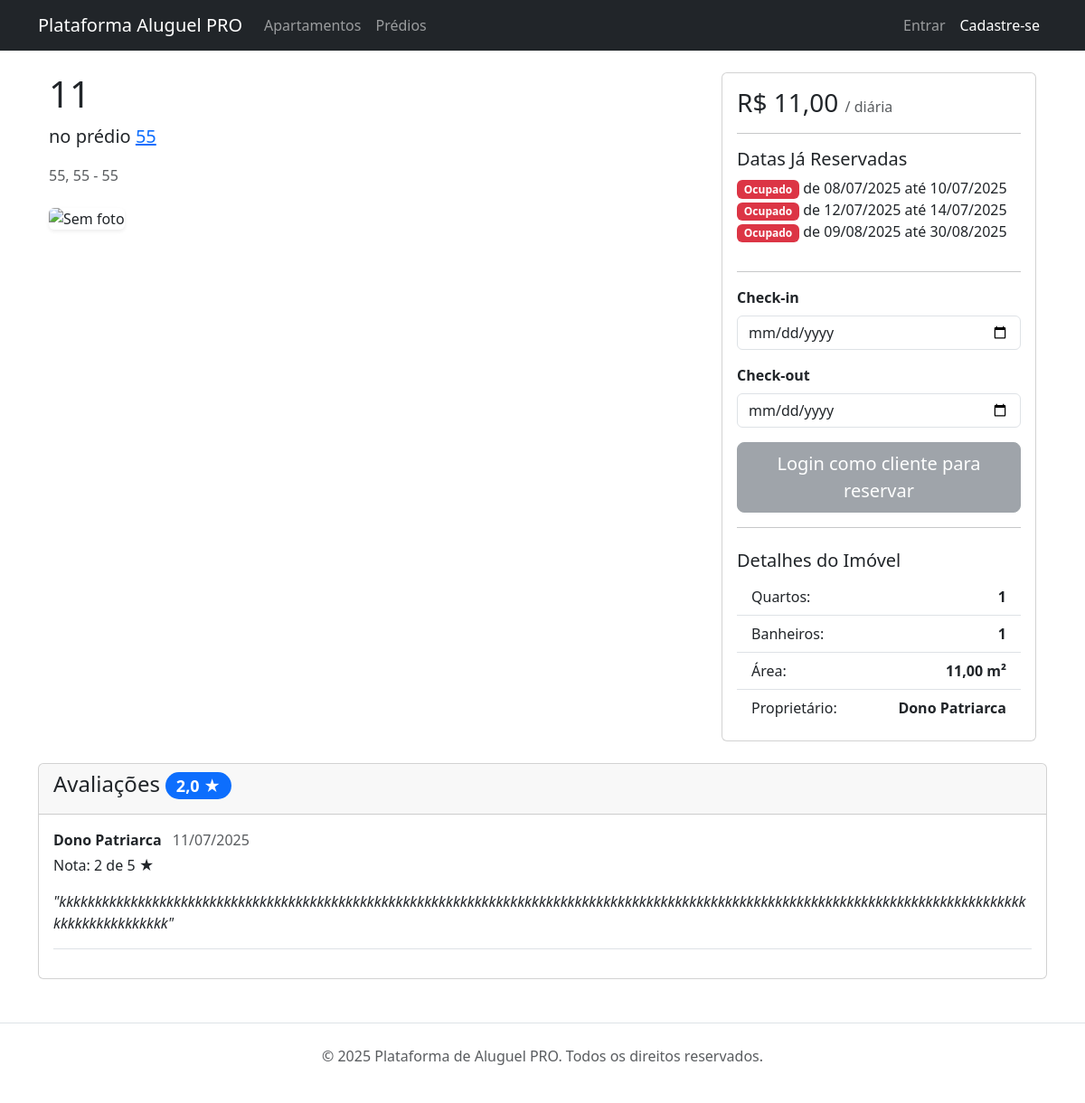
Page /apartamentos/apartamento/42/ on the committed database.
### apartamentos/models.py (models this page shows, shortened)
class Apartamento(models.Model):
    predio = models.ForeignKey(Predio, on_delete=models.CASCADE, related_name='apartamentos', verbose_name=_("prédio / condomínio"))
    proprietario = models.ForeignKey(settings.AUTH_USER_MODEL, on_delete=models.CASCADE, related_name='meus_apartamentos', verbose_name=_("proprietário"))
    titulo = models.CharField(_("identificador da unidade"), max_length=100)
    descricao = models.TextField(_("descrição da unidade"), blank=True)
    numero_quartos = models.PositiveIntegerField(_("número de quartos"), default=1)
    numero_banheiros = models.PositiveIntegerField(_("número de banheiros"), default=1)
    area_m2 = models.DecimalField(_("área (m²)"), max_digits=7, decimal_places=2)
    preco_diaria = models.DecimalField(_("preço da diária (R$)"), max_digits=10, decimal_places=2)
    foto_principal = models.ImageField(_("foto principal da unidade"), upload_to='apartamentos/fotos_principais/%Y/%m/%d/', blank=True, null=True)
    disponivel = models.BooleanField(_("disponível para aluguel?"), default=True)
    comodidades = models.ManyToManyField(Comodidade, blank=True, verbose_name=_("comodidades da unidade"))
    data_cadastro = models.DateTimeField(_("data de cadastro"), auto_now_add=True)
    data_atualizacao = models.DateTimeField(_("data de atualização"), auto_now=True)
    class Meta:
        verbose_name = _("Apartamento / Unidade"); verbose_name_plural = _("Apartamentos / Unidades"); ordering = ['predio', 'titulo']

class Predio(models.Model):
    proprietario = models.ForeignKey(settings.AUTH_USER_MODEL, on_delete=models.CASCADE, related_name='predios', verbose_name=_("proprietário"))
    nome = models.CharField(_("nome do prédio/condomínio"), max_length=255)
    endereco_completo = models.CharField(_("endereço completo"), max_length=255)
    cidade = models.CharField(_("cidade"), max_length=100)
    estado = models.CharField(_("estado (UF)"), max_length=2)
    cep = models.CharField(_("CEP"), max_length=9)
    foto_fachada = models.ImageField(_("foto da fachada"), upload_to='predios/fachadas/%Y/%m/%d/', blank=True, null=True)
    data_cadastro = models.DateTimeField(_("data de cadastro"), auto_now_add=True)
    class Meta:
        verbose_name = _("Prédio / Condomínio"); verbose_name_plural = _("Prédios / Condomínios"); ordering = ['nome']

class Reserva(models.Model):
    class StatusReserva(models.TextChoices):
        PENDENTE = 'PENDENTE', _('Pendente')
        CONFIRMADA = 'CONFIRMADA', _('Confirmada')
        CANCELADA = 'CANCELADA', _('Cancelada')
    apartamento = models.ForeignKey(Apartamento, on_delete=models.CASCADE, related_name='reservas')
    hospede = models.ForeignKey(settings.AUTH_USER_MODEL, on_delete=models.CASCADE, related_name='reservas')
    data_checkin = models.DateField(_("data de check-in"))
    data_checkout = models.DateField(_("data de check-out"))
    status = models.CharField(_("status"), max_length=20, choices=StatusReserva.choices, default=StatusReserva.PENDENTE)
    data_reserva = models.DateTimeField(_("data da reserva"), auto_now_add=True)
    class Meta:
        verbose_name = _("Reserva"); verbose_name_plural = _("Reservas"); ordering = ['-data_reserva']

class Avaliacao(models.Model):
    reserva = models.OneToOneField(
        Reserva,
        on_delete=models.CASCADE,
        related_name='avaliacao'
    )
    nota = models.IntegerField(
        validators=[MinValueValidator(1), MaxValueValidator(5)],
        help_text="Nota de 1 a 5"
    )
    comentario = models.TextField(
        max_length=500,
        blank=True,
        null=True,
        help_text="Deixe seu comentário sobre a estadia."
    )
    data_avaliacao = models.DateTimeField(auto_now_add=True)

### apartamentos/views.py (the view, shortened to what this page needs)
# urls.py: path('apartamento/<int:pk>/', ApartamentoDetailView.as_view(), name='detalhe_apartamento'),
class ApartamentoDetailView(FormMixin, DetailView):
    model = Apartamento
    template_name = 'apartamentos/apartamento_detail.html'
    context_object_name = 'apartamento'
    form_class = ReservaForm
    def get_context_data(self, **kwargs):
        context = super().get_context_data(**kwargs)
        context['form'] = self.get_form()
        status_bloqueantes = [Reserva.StatusReserva.CONFIRMADA, Reserva.StatusReserva.PENDENTE]
        context['datas_ocupadas'] = self.object.reservas.filter(status__in=status_bloqueantes).order_by('data_checkin')
        apartamento = self.get_object()
        avaliacoes = Avaliacao.objects.filter(reserva__apartamento=apartamento).order_by('-data_avaliacao')
        nota_media = avaliacoes.aggregate(Avg('nota'))['nota__avg']
        context['avaliacoes'] = avaliacoes
        context['nota_media'] = nota_media
        return context
    def get_form_kwargs(self):
        kwargs = super().get_form_kwargs()
        kwargs['apartamento'] = self.get_object()
        return kwargs
    def get_queryset(self):
        return super().get_queryset().select_related('predio', 'proprietario').prefetch_related('fotos', 'comodidades')

### apartamentos/forms.py (shortened to what this page needs)
class ReservaForm(forms.ModelForm):
    class Meta:
        model = Reserva
        fields = ['data_checkin', 'data_checkout']
        widgets = {
            'data_checkin': forms.DateInput(attrs={'type': 'date', 'class': 'form-control'}),
            'data_checkout': forms.DateInput(attrs={'type': 'date', 'class': 'form-control'}),
        }
    def __init__(self, *args, **kwargs):
        self.apartamento = kwargs.pop('apartamento', None)
        super().__init__(*args, **kwargs)

### apartamentos/templates/apartamentos/apartamento_detail.html (shortened to what this page needs)
{% extends 'base.html' %}
{% load static %}
{% block content %}
<div class="container mt-4">
    <div class="row">
        <div class="col-lg-8">
            <div class="mb-4">
                <h1>{{ apartamento.titulo }}</h1>
                <p class="lead">
                    no prédio <a href="{% url 'apartamentos:detalhe_predio' pk=apartamento.predio.pk %}">{{ apartamento.predio.nome }}</a>
                </p>
                <p class="text-muted">
                     {{ apartamento.predio.endereco_completo }}, {{ apartamento.predio.cidade }} - {{ apartamento.predio.estado }}
                </p>
            </div>
            {% with fotos=apartamento.fotos.all %}
                {% if fotos %}
                    <div id="galeriaApartamento" class="carousel slide shadow-sm rounded mb-4" data-bs-ride="carousel">
                        <div class="carousel-inner">
                            {% for foto in fotos %}
                                <div class="carousel-item {% if forloop.first %}active{% endif %}">
                                    <img src="{{ foto.imagem.url }}" class="d-block w-100" style="aspect-ratio: 16/9; object-fit: cover;" alt="Foto do apartamento">
                                </div>
                            {% endfor %}
                        </div>
                        <button class="carousel-control-prev" type="button" data-bs-target="#galeriaApartamento" data-bs-slide="prev">
                            <span class="carousel-control-prev-icon" aria-hidden="true"></span>
                            <span class="visually-hidden">Anterior</span>
                        </button>
                        <button class="carousel-control-next" type="button" data-bs-target="#galeriaApartamento" data-bs-slide="next">
                            <span class="carousel-control-next-icon" aria-hidden="true"></span>
                            <span class="visually-hidden">Próxima</span>
                        </button>
                    </div>
                {% else %}
                    <img src="{% static 'images/placeholder.png' %}" class="img-fluid rounded shadow-sm mb-4" alt="Sem foto">
                {% endif %}
            {% endwith %}
        </div>
        <div class="col-lg-4">
            <div class="card sticky-top" style="top: 2rem;">
                <div class="card-body">
                    <h3 class="card-title">
                        R$ {{ apartamento.preco_diaria|floatformat:2 }}
                        <span class="fs-6 text-muted">/ diária</span>
                    </h3>
                    <hr>
                    {% if datas_ocupadas %}
                        <h5 class="card-title">Datas Já Reservadas</h5>
                        <div style="max-height: 150px; overflow-y: auto;" class="mb-3">
                            <ul class="list-unstyled">
                                {% for reserva in datas_ocupadas %}
                                    <li>
                                        <span class="badge bg-danger">Ocupado</span>
                                        de {{ reserva.data_checkin|date:"d/m/Y" }}
                                        até {{ reserva.data_checkout|date:"d/m/Y" }}
                                    </li>
                                {% endfor %}
                            </ul>
                        </div>
                        <hr>
                    {% endif %}
                    <form method="post">
                        <div class="mb-3">
                            <label for="{{ form.data_checkin.id_for_label }}" class="form-label fw-bold">Check-in</label>
                            {{ form.data_checkin }}
                        </div>
                        <div class="mb-3">
                            <label for="{{ form.data_checkout.id_for_label }}" class="form-label fw-bold">Check-out</label>
                            {{ form.data_checkout }}
                        </div>
                        <div class="d-grid">
                            {% if perms.apartamentos.add_reserva %}
                                <button type="submit" class="btn btn-success btn-lg">Solicitar Reserva</button>
                            {% else %}
                                <button type="button" class="btn btn-secondary btn-lg" disabled>Login como cliente para reservar</button>
                            {% endif %}
                        </div>
                    </form>
                    <hr>
                    <h5 class="card-title mt-4">Detalhes do Imóvel</h5>
                    <ul class="list-group list-group-flush">
                        <li class="list-group-item d-flex justify-content-between"><span>Quartos:</span> <strong>{{ apartamento.numero_quartos }}</strong></li>
                        <li class="list-group-item d-flex justify-content-between"><span>Banheiros:</span> <strong>{{ apartamento.numero_banheiros }}</strong></li>
                        <li class="list-group-item d-flex justify-content-between"><span>Área:</span> <strong>{{ apartamento.area_m2 }} m²</strong></li>
                        <li class="list-group-item d-flex justify-content-between"><span>Proprietário:</span> <strong>{{ apartamento.proprietario.get_full_name|default:apartamento.proprietario.username }}</strong></li>
                    </ul>
                </div>
            </div>
        </div>
    </div>
</div>
<div class="card mt-4">
    <div class="card-header">
        <h4>
            Avaliações
            {% if nota_media %}
                <span class="badge bg-primary rounded-pill">{{ nota_media|floatformat:1 }} ★</span>
            {% endif %}
        </h4>
    </div>
    <div class="card-body">
        {% for avaliacao in avaliacoes %}
            <div class="border-bottom pb-3 mb-3">
                <strong>{{ avaliacao.reserva.hospede.get_full_name|default:avaliacao.reserva.hospede.username }}</strong>
                <span class="text-muted ms-2">{{ avaliacao.data_avaliacao|date:"d/m/Y" }}</span>
                <p class="mt-1">Nota: {{ avaliacao.nota }} de 5 ★</p>
                <p class="mb-0"><em>"{{ avaliacao.comentario }}"</em></p>
            </div>
        {% empty %}
            <p>Este imóvel ainda não recebeu avaliações.</p>
        {% endfor %}
    </div>
</div>
{% endblock content %}

### rows in the picture
Apartamento: titulo "11", predio.nome "55", predio.endereco_completo "55", predio.cidade "55", predio.estado "55", preco_diaria "11,00", numero_quartos "1", numero_banheiros "1", area_m2 "11,00", proprietario.get_full_name "Dono Patriarca"
Reserva: data_checkin "08/07/2025", data_checkout "10/07/2025"
Reserva: data_checkin "12/07/2025", data_checkout "14/07/2025"
Reserva: data_checkin "09/08/2025", data_checkout "30/08/2025"
Avaliacao: reserva.hospede.get_full_name "Dono Patriarca", data_avaliacao "11/07/2025", nota "2", comentario "kkkkkkkkkkkkkkkkkkkkkkkkkkkkkkkkkkkkkkkkkkkkkkkkkkkkkkkkkkkkkkkkkkkkkkkkkkkkkkkkkkkkkkkkkkkkkkkkkkkkkkkkkkkkkkkkkkkkkkkkkkkkkkkkkkkkkkkkkkkkkkkkkkkkkkk"

### other values in the picture
{{ nota_media|floatformat:1 }} "2,0"
